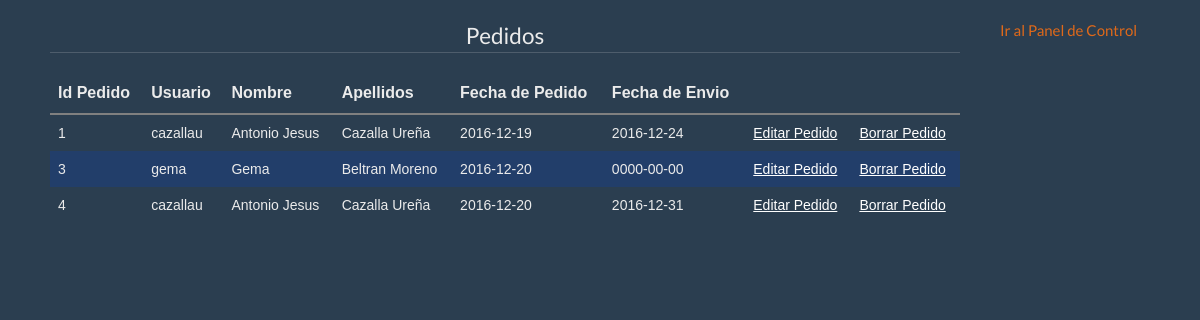
/floristeriahtm/admin/mostrarpedido.php, run on the app's committed database.
### tables this page shows
CREATE TABLE `pedido` (
  `id` int(11) NOT NULL,
  `id_usuario` int(11) NOT NULL DEFAULT '0',
  `nombre` varchar(100) NOT NULL DEFAULT '',
  `apellidos` varchar(100) NOT NULL DEFAULT '',
  `direccion` varchar(100) NOT NULL DEFAULT '',
  `cp` varchar(100) NOT NULL DEFAULT '',
  `ciudad` varchar(100) NOT NULL DEFAULT '',
  `provincia` varchar(100) NOT NULL DEFAULT '',
  `fecha_pedido` date DEFAULT NULL,
  `numero_tarjeta` varchar(20) NOT NULL DEFAULT '',
  `tipo_tarjeta` varchar(30) NOT NULL,
  `mes_caducidad` int(11) NOT NULL DEFAULT '0',
  `año_caducidad` int(11) NOT NULL DEFAULT '0',
  `ccv` int(11) NOT NULL DEFAULT '0',
  `fecha_envio` date NOT NULL
);

CREATE TABLE `usuarios` (
  `id` int(11) NOT NULL,
  `usuario` varchar(100) NOT NULL DEFAULT '',
  `contraseña` varchar(32) NOT NULL DEFAULT '',
  `nombre` varchar(50) NOT NULL DEFAULT '',
  `apellidos` varchar(100) NOT NULL DEFAULT '',
  `dni` varchar(9) NOT NULL DEFAULT '',
  `direccion` varchar(150) NOT NULL DEFAULT '',
  `telefono` varchar(14) NOT NULL DEFAULT '',
  `email` varchar(100) NOT NULL DEFAULT '',
  `ciudad` varchar(100) NOT NULL DEFAULT '',
  `cp` varchar(5) NOT NULL DEFAULT '',
  `provincia` varchar(100) NOT NULL DEFAULT ''
);

### floristeriahtm/admin/mostrarpedido.php (the view, shortened to what this page needs)
<!DOCTYPE html>
<html lang="es">
    <head>
    </head>
    <body>
        <div class="container">
            <div class="col-xs-1 col-md-10" style="padding:20px">
            <fieldset >
                <legend><center>Pedidos</center></legend>
               <table>
                   <thead>
                       <tr>
                       <th>Id Pedido</th>
                       <th>Usuario</th>
                       <th>Nombre</th>
                       <th>Apellidos</th>
                       <th>Fecha de Pedido</th>
                       <th>Fecha de Envio</th>
                       <th></th>
                       <th></th>
                   </tr>
                   </thead>
                   <tbody>
    <?php
    require("conexion.php");
    $conexion = mysqli_connect($db_host, $db_user, $db_password);
    mysqli_select_db($conexion, $db_database) or die ("imposible conectar");
    mysqli_set_charset($conexion,"utf8");
     $consulta1 = "SELECT pedido.*, usuarios.usuario, usuarios.nombre, usuarios.apellidos FROM pedido join usuarios on pedido.id_usuario=usuarios.id";
    $resultado1 = mysqli_query($conexion, $consulta1);
    $num_rows = mysqli_num_rows($resultado1);
    if($num_rows>0){
        while($fila = mysqli_fetch_array($resultado1)){
            echo"<tr>";
            echo"<td>". $fila['id']."</td>";
                echo"<td>". $fila['usuario']."</td>";
                echo"<td>". $fila['nombre']."</td>";
                echo"<td>". $fila['apellidos']."</td>";
                echo"<td>". $fila['fecha_pedido']."</td>";
                echo"<td>". $fila['fecha_envio']."</td>";
                echo"<td><a href='editarpedido.php?id=".$fila['id']."'>Editar Pedido</a></td>";
                echo"<td><a href='borrarpedido.php?id=".$fila['id']."'>Borrar Pedido</a></td>";
                echo"</tr>";
        }
    }
        ?>
                </tbody>
               </table>
            </fieldset>
           </div>
           <div class="col-xs-1 col-md-2" style="padding:20px">
            <h8><a href="../administrar.html"> Ir al Panel de Control</a></h8>
            </div>
            </div>
             <link href="../css/bootstrap.min.css" rel="stylesheet">
             <link href="../css/estilotable.css" rel="stylesheet">
    </body>
</html>

### floristeriahtm/css/estilotable.css (style rules this page uses)
table { font-family: Verdana, Arial, Helvetica, sans-serif; width: 100%; }
thead tr { border-bottom: 2px solid grey; }
th { padding: 8px; font-size: 16px; }
td { padding: 8px; font-size: 14px; }
tbody tr:nth-child(even) { background-color:#223E6A; }

### data on the page
pedido: id "1", id_usuario.usuario "cazallau", id_usuario.nombre "Antonio Jesus", id_usuario.apellidos "Cazalla Ureña", fecha_pedido "2016-12-19", fecha_envio "2016-12-24"
pedido: id "3", id_usuario.usuario "gema", id_usuario.nombre "Gema", id_usuario.apellidos "Beltran Moreno", fecha_pedido "2016-12-20", fecha_envio "0000-00-00"
pedido: id "4", id_usuario.usuario "cazallau", id_usuario.nombre "Antonio Jesus", id_usuario.apellidos "Cazalla Ureña", fecha_pedido "2016-12-20", fecha_envio "2016-12-31"
